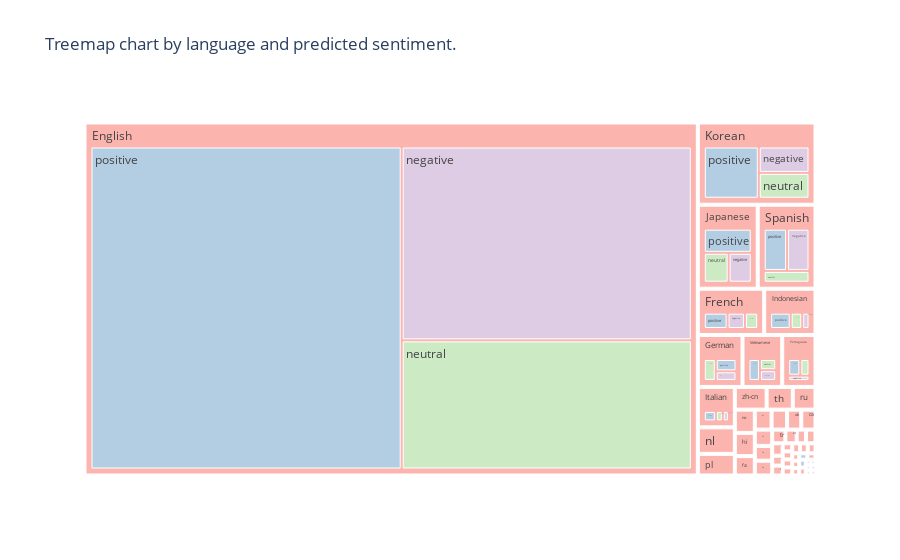

The notebook cell saved with this chart:
### Code cell
language_dict = {
    'en': 'English',
    'ko': 'Korean',
    'ja': 'Japanese',
    'es': 'Spanish',
    'fr': 'French',
    'id': 'Indonesian',
    'de': 'German',
    'vi': 'Vietnamese',
    'pt': 'Portuguese',
    'it': 'Italian'
}

df['language'] = df['language'].replace(language_dict)

fig = px.treemap(df, title='Treemap chart by language and predicted sentiment.',
                 path=['language', 'Predicted_Sentiment'], color="Predicted_Sentiment", color_discrete_sequence=color_sequence)
fig.show()

### Figure 1 — Plotly figure (JSON) as saved in the notebook; plotly's stock layout.template omitted (floating-point values rounded to 4 significant figures; data arrays with more than 128 entries replaced by an {"elided": "..."} marker saying what was removed)
{"data": [{"branchvalues": "total", "customdata": {"elided": "179x1 str values"}, "domain": {"x": [0, 1], "y": [0, 1]}, "hovertemplate": "labels=%{label}<br>count=%{value}<br>parent=%{parent}<br>id=%{id}<br>Predicted_Sentiment=%{customdata[0]}<extra></extra>", "ids": {"elided": "179 str values"}, "labels": {"elided": "179 str values"}, "marker": {"colors": {"elided": "179 str values"}}, "name": "", "parents": {"elided": "179 str values"}, "type": "treemap", "values": {"elided": "179 int values"}}], "layout": {"legend": {"tracegroupgap": 0}, "title": {"text": "Treemap chart by language and predicted sentiment."}, "treemapcolorway": ["rgb(222,203,228)", "rgb(179,205,227)", "rgb(251,180,174)", "rgb(204,235,197)", "rgb(254,217,166)", "rgb(255,255,204)", "rgb(229,216,189)", "rgb(253,218,236)", "rgb(242,242,242)"]}}
